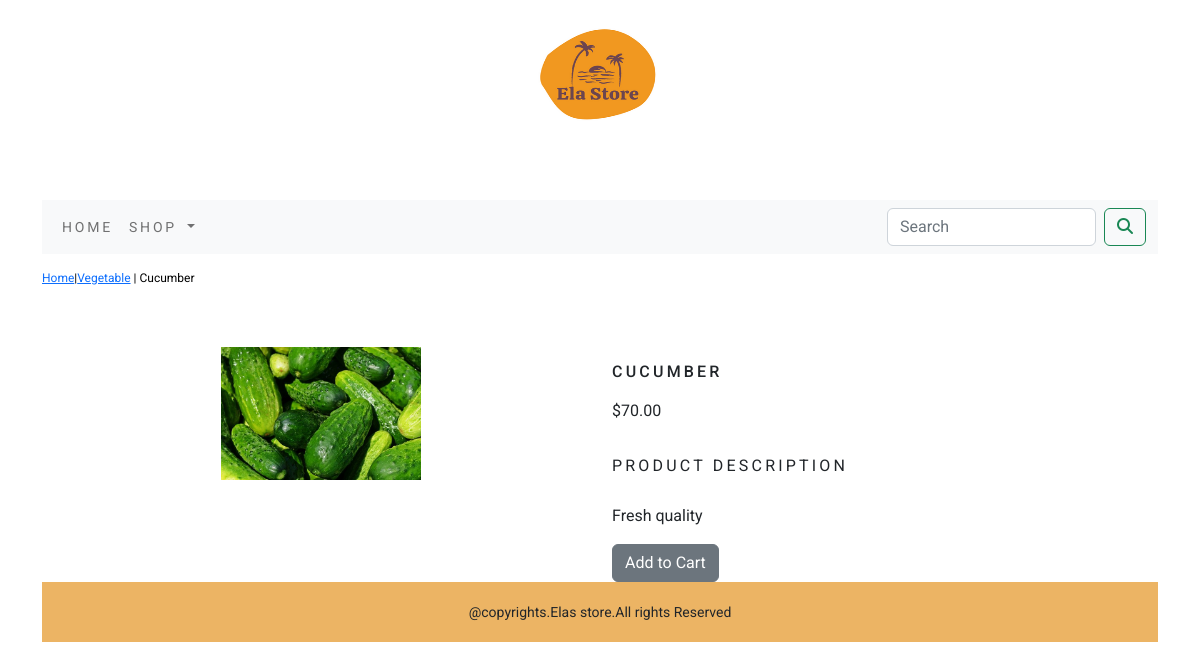
Page /shop/vegetable/cucumber/ on the committed database.
### shop/models.py (models this page shows, shortened)
class Product(models.Model):
    name = models.CharField(max_length=250, unique=True)
    slug = models.SlugField(max_length=250, unique=True)
    description = models.TextField(blank=True)
    price=models.DecimalField(max_digits=10, decimal_places=2)
    category=models.ForeignKey(Category,on_delete=models.CASCADE)
    image = models.ImageField(upload_to='product', blank=True)
    stock=models.IntegerField()
    available=models.BooleanField(default=True)
    created=models.DateTimeField(auto_now_add=True)
    updated=models.DateTimeField(auto_now=True)
    class Meta:
        ordering = ('name',)
        verbose_name = 'product'
        verbose_name_plural = 'products'

class Category(models.Model):
    name=models.CharField(max_length=250,unique=True)
    slug=models.SlugField(max_length=250,unique=True)
    description=models.TextField(blank=True)
    image=models.ImageField(upload_to='category',blank=True)
    class Meta:
        ordering=('name',)
        verbose_name='category'
        verbose_name_plural='categories'
    def get_url(self):
        return reverse('shop:products_by_category',args=[self.slug])
    def __str__(self):
        return '{}'.format(self.name)

### shop/views.py (the view)
# urls.py: path('<slug:c_slug>/<slug:product_slug>/',views.proDetail,name='prodCatDetail'),
def proDetail(request,c_slug,product_slug):
    try:
        product=Product.objects.get(category__slug=c_slug,slug=product_slug)
    except Exception as e:
        raise e
    return render(request,'product.html',{'product':product})

### cart/context_processors.py (called while the page is built)
def counter(request):
    item_count=0
    if 'admin' in request.path:
        return {}
    else:
        try:
            cart=Cart.objects.filter(cart_id=cart_id(request))
            cart_items=CartItem.objects.all().filter(cart=cart[:1])
            for cart_item in cart_items:
                item_count += cart_item.quantity
        except Cart.DoesNotExist:
            item_count=0
    return dict(item_count=item_count)

### cart/views.py (called while the page is built)
def cart_id(request):
    cart=request.session.session_key
    if not cart:
        cart=request.session.create()
    return cart

### shop/context_processors.py (called while the page is built)
def menu_links(request):
    links=Category.objects.all()
    return dict(links=links)

### templates/product.html (shortened to what this page needs)
{% extends 'base.html' %}
{% load static %}
{% block content %}
<div class="row my_prod_row_class">
    <div class="mx_auto">
        <p><a href="{% url 'shop:allProdCat' %}">Home</a>|<a href="{{product.category.get_url}}">{{product.category}}</a> | {{product.name}}</p>
    </div>
</div>
<div class="container">
<br>
<div class="row">
    <div class="col-12 col-sm-12 col-md-12 col-lg-6 text-center">
        <div style="min-width:18rem">
            <img src="{{product.image.url}}" alt="{{product.name}}" width="200px">
        </div>
    </div>
    <div class="col-12 col-sm-12 col-md-12 col-lg-6">
        <div>
            <h1 class="my_prod_title">{{product.name}}</h1>
            <p>${{product.price}}</p>
            <p class="my_prod_title">Product Description</p>
            <p  class="text-justify my_prod_text">{{product.description}}</p>
            {% if product.stock <= 0 %}
                <p class="text-justify my_prod_text"><b>Out Of Stock</b></p>
            {% else %}
                <a class="btn btn-secondary" href="{% url 'cart:add_cart' product.id %}">Add to Cart</a>
            {% endif %}
        </div>
    </div>
</div>
</div>
{% endblock %}

### shop/static/css/custom.css (style rules this page uses)
.my_prod_row_class { padding-top:15px; padding-bottom:20px; }
.my_prod_row_class .mx_auto { color:#000; font-size:12px; text-decoration:none; }
.my_prod_title { font-size:16px; text-transform:uppercase; letter-spacing:.2em; padding-top:15px; padding-bottom:10px; }
.my_prod_text { padding-right:20px; }

### rows in the picture
Product: category "Vegetable", name "Cucumber", image (picture), name "CUCUMBER", price "70.00", description "Fresh quality"
